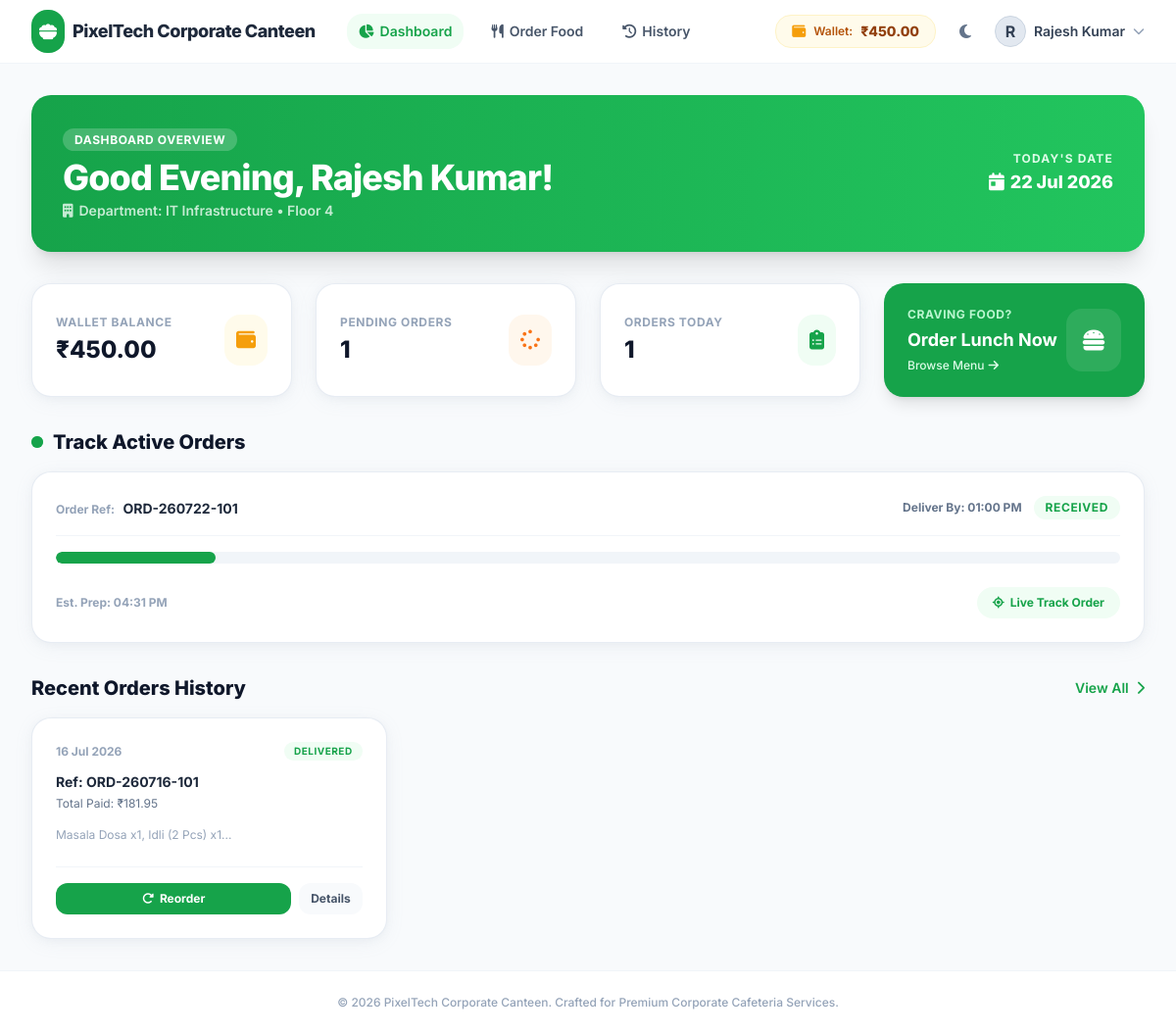
Page /employee/dashboard.php (signed in) on the committed database.
### tables this page shows
CREATE TABLE `employees` (
  `id` INT AUTO_INCREMENT PRIMARY KEY,
  `employee_id` VARCHAR(50) UNIQUE NOT NULL,
  `name` VARCHAR(100) NOT NULL,
  `department` VARCHAR(100) NOT NULL,
  `phone` VARCHAR(20) NOT NULL,
  `email` VARCHAR(100) NOT NULL UNIQUE,
  `password_hash` VARCHAR(255) NOT NULL,
  `status` ENUM('active', 'inactive') DEFAULT 'active',
  `floor` INT NOT NULL,
  `cabin` VARCHAR(50) DEFAULT NULL,
  `desk_number` VARCHAR(50) DEFAULT NULL,
  `wallet_balance` DECIMAL(10,2) DEFAULT 500.00,
  `created_at` TIMESTAMP DEFAULT CURRENT_TIMESTAMP
);

CREATE TABLE `orders` (
  `id` INT AUTO_INCREMENT PRIMARY KEY,
  `order_number` VARCHAR(50) UNIQUE NOT NULL,
  `employee_id` INT NOT NULL,
  `department` VARCHAR(100) NOT NULL,
  `floor` INT NOT NULL,
  `cabin` VARCHAR(50) DEFAULT NULL,
  `desk_number` VARCHAR(50) DEFAULT NULL,
  `delivery_date` DATE NOT NULL,
  `delivery_time` TIME NOT NULL,
  `special_instructions` TEXT,
  `subtotal` DECIMAL(10,2) NOT NULL,
  `gst` DECIMAL(10,2) NOT NULL,
  `grand_total` DECIMAL(10,2) NOT NULL,
  `status` ENUM('received', 'confirmed', 'preparing', 'ready', 'out_of_delivery', 'delivered', 'cancelled') DEFAULT 'received',
  `payment_method` VARCHAR(50) DEFAULT 'cash_on_delivery',
  `is_agreed` TINYINT(1) DEFAULT 1,
  `created_at` TIMESTAMP DEFAULT CURRENT_TIMESTAMP,
  `updated_at` TIMESTAMP DEFAULT CURRENT_TIMESTAMP ON UPDATE CURRENT_TIMESTAMP,
  FOREIGN KEY (`employee_id`) REFERENCES `employees`(`id`) ON DELETE CASCADE
);

### employee/dashboard.php (the view, shortened to what the rows shown need)
<?php
require_once dirname(__DIR__) . '/includes/header.php';
$employee_db_id = $_SESSION['employee_db_id'];
$employee_name = $_SESSION['employee_name'];
$employee_dept = $_SESSION['employee_dept'];
$active_orders = [];
try {
    $stmt = $pdo->prepare("SELECT * FROM orders
                           WHERE employee_id = ? AND status NOT IN ('delivered', 'cancelled')
                           ORDER BY created_at DESC");
    $stmt->execute([$employee_db_id]);
    $active_orders = $stmt->fetchAll();
} catch (\Exception $e) {
}
$recent_orders = [];
try {
    $stmt = $pdo->prepare("SELECT * FROM orders
                           WHERE employee_id = ? AND status IN ('delivered', 'cancelled')
                           ORDER BY created_at DESC LIMIT 3");
    $stmt->execute([$employee_db_id]);
    $recent_orders = $stmt->fetchAll();
} catch (\Exception $e) {
}
$hour = date('H');
$greeting = "Good Morning";
if ($hour >= 12 && $hour < 17) {
    $greeting = "Good Afternoon";
} elseif ($hour >= 17) {
    $greeting = "Good Evening";
}
?>
<div class="max-w-7xl mx-auto px-4 sm:px-6 lg:px-8 py-8">
    <div class="bg-gradient-to-r from-brand-600 to-green-500 rounded-3xl p-6 sm:p-8 text-white shadow-xl mb-8 flex flex-col sm:flex-row justify-between items-start sm:items-center space-y-4 sm:space-y-0">
        <div>
            <span class="text-xs font-bold bg-white/20 px-3 py-1 rounded-full uppercase tracking-wider">Dashboard Overview</span>
            <h1 class="text-3xl sm:text-4xl font-extrabold tracking-tight mt-2"><?php echo $greeting; ?>, <?php echo htmlspecialchars($employee_name); ?>!</h1>
            <p class="text-sm font-semibold text-green-50/80 mt-1">
                <i class="fas fa-building mr-1.5"></i>Department: <?php echo htmlspecialchars($employee_dept); ?> &bull; Floor <?php echo $employee_data['floor']; ?>
            </p>
        </div>
    </div>
    <div class="grid grid-cols-1 sm:grid-cols-2 lg:grid-cols-4 gap-6 mb-8">
        <div class="premium-card p-6 flex items-center justify-between">
            <div>
                <p class="text-xs font-bold text-slate-400 dark:text-slate-500 uppercase tracking-wider">Wallet Balance</p>
                <h3 class="text-2xl font-extrabold text-slate-900 dark:text-white mt-1">₹<?php echo number_format($employee_data['wallet_balance'], 2); ?></h3>
            </div>
        </div>
    </div>
    <?php if (!empty($active_orders)): ?>
    <div class="mb-8">
        <h2 class="text-xl font-extrabold text-slate-900 dark:text-white mb-4 flex items-center">
            <span class="relative flex h-3 w-3 mr-2.5">
                <span class="relative inline-flex rounded-full h-3 w-3 bg-brand-600"></span>
            </span>
            Track Active Orders
        </h2>
        <div class="space-y-4">
            <?php foreach ($active_orders as $order): ?>
                <?php
                $status_percents = [
                    'received' => 15,
                    'confirmed' => 35,
                    'preparing' => 55,
                    'ready' => 75,
                    'out_of_delivery' => 90
                ];
                $pct = $status_percents[$order['status']] ?? 10;
                ?>
                <div class="premium-card p-6">
                    <div class="flex flex-col sm:flex-row justify-between items-start sm:items-center mb-4 pb-4 border-b border-slate-100 dark:border-slate-700/50">
                        <div>
                            <span class="text-xs font-bold text-slate-400">Order Ref:</span>
                            <span class="text-sm font-bold text-slate-800 dark:text-slate-200 ml-1"><?php echo $order['order_number']; ?></span>
                        </div>
                        <div class="mt-2 sm:mt-0 flex items-center space-x-3">
                            <span class="text-xs font-bold text-slate-500">Deliver By: <?php echo date('h:i A', strtotime($order['delivery_time'])); ?></span>
                            <span class="px-3 py-1 rounded-full text-xs font-bold bg-brand-50 text-brand-600 dark:bg-brand-500/10 dark:text-brand-500 uppercase tracking-wider">
                                <?php echo str_replace('_', ' ', $order['status']); ?>
                            </span>
                        </div>
                    </div>
                    <div class="relative w-full h-3 bg-slate-100 dark:bg-slate-700 rounded-full overflow-hidden mb-6">
                        <div class="absolute top-0 left-0 h-full bg-brand-600 rounded-full transition-all duration-500" style="width: <?php echo $pct; ?>%"></div>
                    </div>
                    <div class="flex justify-between items-center">
                        <span class="text-xs font-bold text-slate-400">Est. Prep: <?php echo date('h:i A', strtotime($order['created_at']) + (20 * 60)); ?></span>
                        <a href="/employee/track.php?id=<?php echo $order['id']; ?>" class="px-4 py-2 bg-brand-50 text-brand-600 hover:bg-brand-100 dark:bg-brand-500/10 dark:text-brand-500 dark:hover:bg-brand-500/20 text-xs font-bold rounded-2xl transition-colors">
                            <i class="fas fa-location-crosshairs mr-1.5"></i>Live Track Order
                        </a>
                    </div>
                </div>
            <?php endforeach; ?>
        </div>
    </div>
    <?php endif; ?>
    <div>
        <div class="flex justify-between items-center mb-4">
            <h2 class="text-xl font-extrabold text-slate-900 dark:text-white">Recent Orders History</h2>
        </div>
        <?php if (empty($recent_orders)): ?>
            <div class="premium-card p-12 text-center flex flex-col items-center">
                <div class="w-16 h-16 rounded-full bg-slate-100 dark:bg-slate-800 flex items-center justify-center text-slate-400 dark:text-slate-600 text-2xl mb-4">
                    <i class="fas fa-utensils"></i>
                </div>
                <h3 class="text-base font-bold text-slate-700 dark:text-slate-300">No previous orders found</h3>
                <p class="text-sm text-slate-400 mt-1">Looks like you haven't placed any orders yet today!</p>
                <a href="/employee/order.php" class="mt-4 px-6 py-2.5 bg-brand-600 hover:bg-brand-700 text-white text-sm font-bold rounded-2xl transition-colors">
                    Place First Order
                </a>
            </div>
        <?php else: ?>
            <div class="grid grid-cols-1 md:grid-cols-3 gap-6">
                <?php foreach ($recent_orders as $order): ?>
                    <div class="premium-card p-6 flex flex-col justify-between">
                        <div>
                            <div class="flex justify-between items-center mb-3">
                                <span class="text-xs font-bold text-slate-400"><?php echo date('d M Y', strtotime($order['created_at'])); ?></span>
                                <span class="px-2.5 py-0.5 rounded-full text-[10px] font-bold uppercase tracking-wider <?php echo $order['status'] === 'delivered' ? 'bg-green-50 text-green-600 dark:bg-green-500/10 dark:text-green-500' : 'bg-red-50 text-red-600 dark:bg-red-500/10 dark:text-red-500' ?>">
                                    <?php echo $order['status']; ?>
                                </span>
                            </div>
                            <h4 class="text-sm font-bold text-slate-800 dark:text-slate-200">Ref: <?php echo $order['order_number']; ?></h4>
                            <p class="text-xs text-slate-500 dark:text-slate-400 mt-1">Total Paid: ₹<?php echo number_format($order['grand_total'], 2); ?></p>
                            <div class="mt-4 text-xs text-slate-400">
                                <?php
                                $items_stmt = $pdo->prepare("SELECT food_name, quantity FROM order_items WHERE order_id = ? LIMIT 2");
                                $items_stmt->execute([$order['id']]);
                                $items = $items_stmt->fetchAll();
                                $names = [];
                                foreach ($items as $itm) {
                                    $names[] = "{$itm['food_name']} x{$itm['quantity']}";
                                }
                                echo implode(', ', $names);
                                if (count($names) < $order['subtotal']) echo '...';
                                ?>
                            </div>
                        </div>
                        <div class="mt-6 pt-4 border-t border-slate-100 dark:border-slate-700/50 flex space-x-2">
                            <button onclick="reorder(<?php echo $order['id']; ?>)" class="flex-1 py-2 bg-brand-600 hover:bg-brand-700 text-white text-xs font-bold rounded-xl transition-all transform active:scale-95">
                                <i class="fas fa-rotate-right mr-1.5"></i>Reorder
                            </button>
                            <a href="/employee/order-history.php?id=<?php echo $order['id']; ?>" class="px-3 py-2 bg-slate-50 dark:bg-slate-700/50 hover:bg-slate-100 text-slate-600 dark:text-slate-300 text-xs font-bold rounded-xl transition-colors">
                                Details
                            </a>
                        </div>
                    </div>
                <?php endforeach; ?>
            </div>
        <?php endif; ?>
    </div>
</div>
<?php require_once dirname(__DIR__) . '/includes/footer.php'; ?>

### includes/header.php (shortened to what the rows shown need)
<?php
require_once dirname(__DIR__) . '/includes/auth.php';
$company_name = "Office Canteen";
try {
    $stmt = $pdo->query("SELECT setting_key, setting_value FROM settings");
    $settings = [];
    while ($row = $stmt->fetch()) {
        $settings[$row['setting_key']] = $row['setting_value'];
    }
    if (isset($settings['company_name'])) $company_name = $settings['company_name'];
} catch (\Exception $e) {
}
$employee_data = null;
if (is_employee_logged_in()) {
    $stmt = $pdo->prepare("SELECT * FROM employees WHERE id = ?");
    $stmt->execute([$_SESSION['employee_db_id']]);
    $employee_data = $stmt->fetch();
}
?>
<!DOCTYPE html>
<html lang="en" class="h-full">
<head>
    <link rel="stylesheet" href="https://cdnjs.cloudflare.com/ajax/libs/font-awesome/6.4.0/css/all.min.css">
    <script src="https://cdn.tailwindcss.com"></script>
    <link rel="stylesheet" href="/assets/css/style.css">
</head>
<body class="h-full flex flex-col bg-slate-50 dark:bg-slate-900 transition-colors duration-200">
    <?php if (is_employee_logged_in()): ?>
    <nav class="bg-white dark:bg-slate-800 border-b border-slate-100 dark:border-slate-700 sticky top-0 z-40 transition-colors">
        <div class="max-w-7xl mx-auto px-4 sm:px-6 lg:px-8">
            <div class="flex justify-between h-16">
                <div class="flex">
                    <a href="/employee/dashboard.php" class="flex-shrink-0 flex items-center space-x-2">
                        <div class="p-2 rounded-2xl bg-brand-600 text-white flex items-center justify-center">
                            <i class="fas fa-bowl-food text-lg"></i>
                        </div>
                        <span class="font-extrabold text-lg text-slate-800 dark:text-white tracking-tight">
                            <?php echo htmlspecialchars($company_name); ?>
                        </span>
                    </a>
                    <div class="hidden md:ml-8 md:flex md:space-x-4 md:items-center">
                        <a href="/employee/dashboard.php" class="px-3 py-2 rounded-2xl text-sm font-semibold transition-all <?php echo (strpos($_SERVER['REQUEST_URI'], 'dashboard.php') !== false) ? 'bg-brand-50 text-brand-600 dark:bg-brand-500/10 dark:text-brand-500' : 'text-slate-600 dark:text-slate-300 hover:bg-slate-50 dark:hover:bg-slate-700' ?>">
                            <i class="fas fa-chart-pie mr-1.5"></i>Dashboard
                        </a>
                        <a href="/employee/order.php" class="px-3 py-2 rounded-2xl text-sm font-semibold transition-all <?php echo (strpos($_SERVER['REQUEST_URI'], 'order.php') !== false) ? 'bg-brand-50 text-brand-600 dark:bg-brand-500/10 dark:text-brand-500' : 'text-slate-600 dark:text-slate-300 hover:bg-slate-50 dark:hover:bg-slate-700' ?>">
                            <i class="fas fa-utensils mr-1.5"></i>Order Food
                        </a>
                        <a href="/employee/order-history.php" class="px-3 py-2 rounded-2xl text-sm font-semibold transition-all <?php echo (strpos($_SERVER['REQUEST_URI'], 'order-history.php') !== false) ? 'bg-brand-50 text-brand-600 dark:bg-brand-500/10 dark:text-brand-500' : 'text-slate-600 dark:text-slate-300 hover:bg-slate-50 dark:hover:bg-slate-700' ?>">
                            <i class="fas fa-clock-rotate-left mr-1.5"></i>History
                        </a>
                    </div>
                </div>
                <div class="hidden md:flex items-center space-x-4">
                    <div class="flex items-center space-x-2 px-4 py-1.5 bg-amber-50 dark:bg-amber-950/20 border border-amber-100 dark:border-amber-900/30 rounded-2xl">
                        <i class="fas fa-wallet text-amber-500 text-sm"></i>
                        <span class="text-xs font-semibold text-amber-700 dark:text-amber-400">Wallet:</span>
                        <span class="text-sm font-extrabold text-amber-800 dark:text-amber-300">₹<?php echo number_format($employee_data['wallet_balance'] ?? 0.00, 2); ?></span>
                    </div>
                    <button onclick="toggleDarkMode()" class="p-2 rounded-2xl text-slate-500 hover:text-slate-700 dark:text-slate-400 dark:hover:text-slate-200 hover:bg-slate-100 dark:hover:bg-slate-700 transition-colors">
                        <i class="fas fa-moon dark:hidden"></i>
                    </button>
                    <div class="relative group">
                        <button class="flex items-center space-x-2 focus:outline-none py-2">
                            <div class="w-8 h-8 rounded-full bg-slate-200 flex items-center justify-center text-slate-700 font-bold border border-slate-300 dark:border-slate-600">
                                <?php echo strtoupper(substr($employee_data['name'] ?? 'E', 0, 1)); ?>
                            </div>
                            <span class="text-sm font-semibold text-slate-700 dark:text-slate-300"><?php echo htmlspecialchars($employee_data['name'] ?? 'Employee'); ?></span>
                            <i class="fas fa-chevron-down text-xs text-slate-400"></i>
                        </button>
                    </div>
                </div>
            </div>
        </div>
    </nav>
    <?php endif; ?>
    <main class="flex-grow">

### rows in the picture
employees: wallet_balance "450.00", name "R", name "Rajesh Kumar", floor "4"
orders: order_number "ORD-260722-101", delivery_time "01:00 PM", status "RECEIVED", created_at "04:31 PM"
orders: created_at "16 Jul 2026", status "DELIVERED", order_number "ORD-260716-101", grand_total "181.95", names "Masala Dosa x1, Idli (2 Pcs) x1"

### other values in the picture
$company_name "PixelTech Corporate Canteen"
$greeting "Good Evening"
$employee_name "Rajesh Kumar"
$employee_dept "IT Infrastructure"
$stats['pending'] "1"
$stats['total'] "1"
